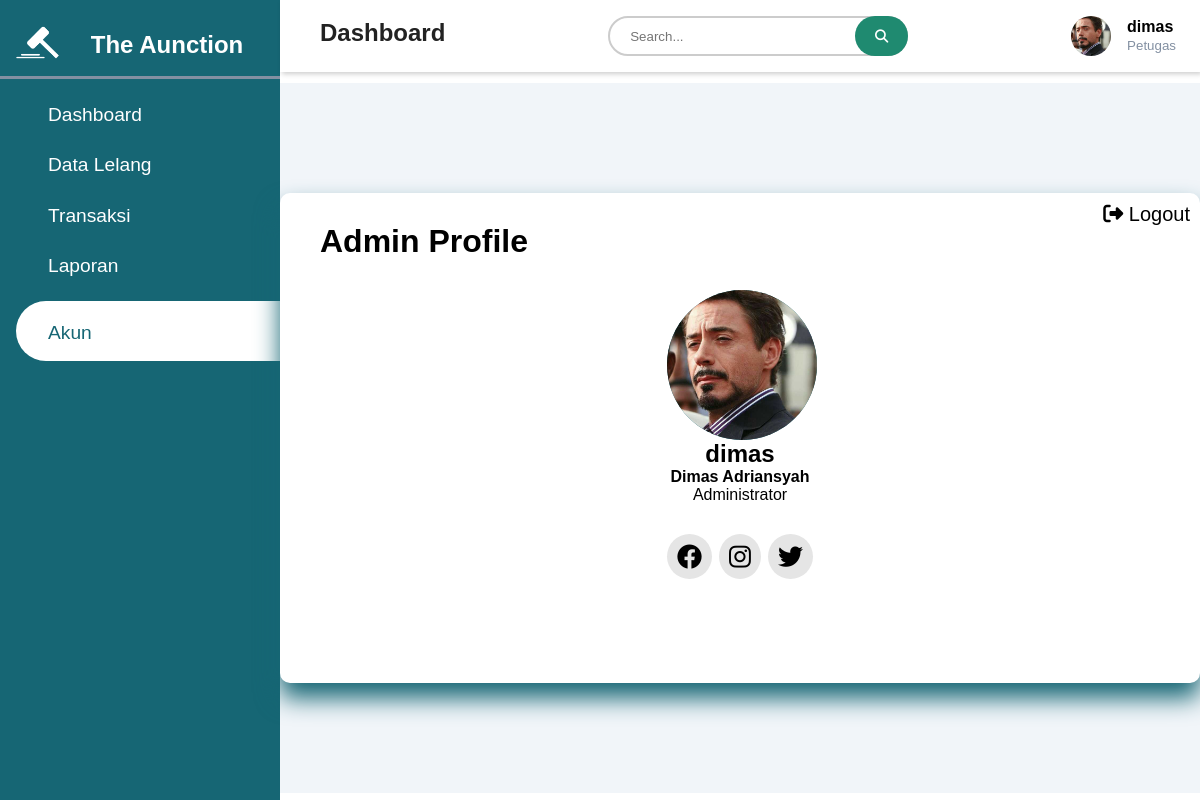
The page /petugas/page/akun_petugas.php (signed in) on the database its author committed.
### tables this page shows
CREATE TABLE `tpetugas` (
  `id_petugas` int(11) NOT NULL,
  `nama_petugas` varchar(50) NOT NULL,
  `username` varchar(25) NOT NULL,
  `password` varchar(25) NOT NULL,
  `id_level` int(11) NOT NULL,
  `gambar` varchar(50) NOT NULL
);

### petugas/page/akun_petugas.php (the view, shortened to what this page needs)
<?php
require '../../php/koneksi.php';
if (isset($_SESSION['login'])) {
    $id_petugas = $_SESSION['id_petugas'];
    $query = "SELECT * FROM tpetugas WHERE id_petugas='$id_petugas'";
    $a = mysqli_query($koneksi, $query);
    $data = mysqli_fetch_array($a);
    $d1 = $data['username'];
} else {
    header("location:../../php/page/loginpetugas.php");
}
?>
<!DOCTYPE html>
<html lang="en">
<head>
    <link rel="stylesheet"
        href="https://maxst.icons8.com/vue-static/landings/line-awesome/line-awesome/1.3.0/css/line-awesome.min.css">
    <link rel="stylesheet" href="https://cdnjs.cloudflare.com/ajax/libs/font-awesome/6.4.0/css/all.min.css"
 />
    <link rel="stylesheet" href="../../assets/css/test.css">
</head>
<body>
    <div class="sidebar">
        <div class="sidebar-brand">
            <h1>
                <img src="../../assets/img/LELANG6.png" alt="" width="70px" height="70px">
                <h2>The Aunction</h2>
            </h1>
        </div>
        <span class="span-sidebar"></span>
        <div class="sidebar-menu">
            <ul>
                <li>
                    <a href="dashboard_petugas.php"><span class="las la-igloo"></span>
                        <span>Dashboard</span></a>
                </li>
            </ul>
            <ul>
                <li>
                    <a href="datalelangpetugas.php"><span class="las la-clipboard-list"></span>
                        <span>Data Lelang</span></a>
                </li>
            </ul>
            <ul>
                <li>
                    <a href="datatransaksi.php"><span class="las la-clipboard-list"></span>
                        <span>Transaksi</span></a>
                </li>
            </ul>
            <ul>
                <li>
                    <a href="laporan_petugas.php"><span class="las la-clipboard-list"></span>
                        <span>Laporan</span></a>
                </li>
            </ul>
            <ul>
                <li>
                    <a href="akun_petugas.php" class="active"><span class="las la-user-circle"></span>
                        <span>Akun</span></a>
                </li>
            </ul>
        </div>
    </div>
    <div class="main-content">
        <header>
            <h2>
                <label for="nav-toggle">
                    <span class="las la-bars"></span>
                </label>
                Dashboard
            </h2>
            <div class="search-box">
                <form action="" method="POST">
                    <input type="text" name="search" placeholder="Search...">
                    <button type="submit" name="submit-search"><i class="fa fa-search"></i></button>
                </form>
            </div>
            <div class="user-wrapper">
                <img src="../../assets/img/<?= $data['gambar'] ?>" width="40px" height="40px" alt="">
                <div>
                    <h4>
                        <?= $d1 ?>
                    </h4>
                    <small>Petugas</small>
                </div>
            </div>
        </header>
        <main>
            <div class="user-info">
                <h1>Admin Profile</h1>
                <div class="first">
                    <div class="profile">
                        <img src="../../assets/img/<?= $data['gambar'] ?>" />
                    </div>
                    <h2>
                        <?= $data['username']; ?>
                    </h2>
                    <h4>
                        <?= $data['nama_petugas']; ?>
                    </h4>
                    <p align="center">Administrator
                    </p>
                </div>
                <div class="third">
                    <i class="fa-brands fa-facebook"></i>
                    <i class="fa-brands fa-instagram"></i>
                    <i class="fa-brands fa-twitter"></i>
                </div>
                <a href="../../php/action/logout_petugas.php" onclick="return confirm('Yakin Ingin Logout?')"><i
                        class="fa-sharp fa-solid fa-right-from-bracket"></i> Logout</a>
            </div>
        </main>
    </div>
</body>
</html>

### assets/css/test.css (style rules this page uses)
:root { --main-color: #166674; --color-dark: #1D2231; --text-grey: #8390A2; }
* { padding: 0; margin: 0; box-sizing: border-box; list-style-type: none; text-decoration: none; font-family: 'Poppins', sans-serif; }
.sidebar { width: 280px; position: fixed; left: 0; top: 0; height: 100%; background: var(--main-color); z-index: 100%; transition: widht 300ms; overflow: hidden; }
.span-sidebar { display: inline-block; width: 100%; height: 3px; background-color: #8390A2; }
.sidebar-brand { height: 55px; padding-left: 1rem 0rem 1rem 2rem; display: flex; margin-top: 10px; }
.sidebar-brand h1 img { padding-left: 5px; width: 70px; height: auto; }
.sidebar-brand h2 { padding: 1.3rem; color: #fff; }
.sidebar-menu { margin-top: 1rem; }
.sidebar-menu li { width: 100%; margin-bottom: 1.4rem; padding-left: 1rem; }
.sidebar-menu a { padding-left: 1rem; display: block; color: #fff; font-size: 1.2rem; }
.sidebar-menu a.active { background: #fff; padding-top: 1rem; padding-bottom: 1rem; color: var(--main-color); border-radius: 30px 0px 0px 30px; transition: 3s; }
.sidebar-menu a span:first-child { font-size: 1.5rem; padding-right: 1rem; }
.main-content { margin-left: 280px; }
header { background: #fff; display: flex; justify-content: space-between; padding: 1rem 1.5rem; box-shadow: 2px 2px 5px rgba(0, 0, 0, 0.2); position: fixed; left: 280px; width: calc(100% - 280px); top: 0; z-index: 100; transition: left 300ms; }
header h2 { color: #222; }
header label span { font-size: 1.7rem; padding-right: 1rem; }
.search-box { position: relative; width: 300px; height: 40px; }
.search-box input[type="text"] { width: 300px; height: 40px; padding: 10px 20px; box-sizing: border-box; border: none; border: 2px solid #ccc; border-radius: 20px; }
.search-box button[type="submit"] { position: absolute; right: 0; height: 40px; padding: 12px 20px; background-color: #1F8A70; color: white; border: none; border-radius: 20px; cursor: pointer; }
.user-wrapper { display: flex; align-items: center; }
.user-wrapper img { border-radius: 50%; margin-right: 1rem; object-fit: cover; }
.user-wrapper h4 { margin-bottom: 0rem !important; }
.user-wrapper small { display: inline-block; color: var(--text-grey); }
main { margin-top: 65px; padding: 2rem 1.5rem; background: #f1f5f9; min-height: calc(100vh - 90px); width: 100%; position: relative; }
.user-info { position: absolute; top: 50%; left: 50%; width: 920px; height: 490px; padding: 40px; padding-top: 0; padding-bottom: 40px; transform: translate(-50%, -50%); background: #fff; box-shadow: 0 15px 25px #166674; border-radius: 10px; overflow: hidden; }
.user-info h1 { margin-top: 30px; margin-bottom: 30px; }
.profile { overflow: hidden; background-color: #166674; width: 150px; height: 150px; translate: 140px; border-radius: 50%; margin-left: 207px; }
.profile img { width: 150px; height: 150px; display: block; margin: 0 auto; object-fit: cover; }
.user-info h2 { text-align: center; }
.user-info h4 { text-align: center; }
.third { font-size: 25px; margin-top: 30px; text-align: center; }
.third i { padding: 10px; background: #e5e5e5; border-radius: 50%; cursor: pointer; }
.user-info a { font-size: 20px; color: black; position: absolute; right: 10px; top: 10px; transition: .2s; }

### rows shown on the page
tpetugas: gambar (picture), username "dimas", nama_petugas "Dimas Adriansyah"
